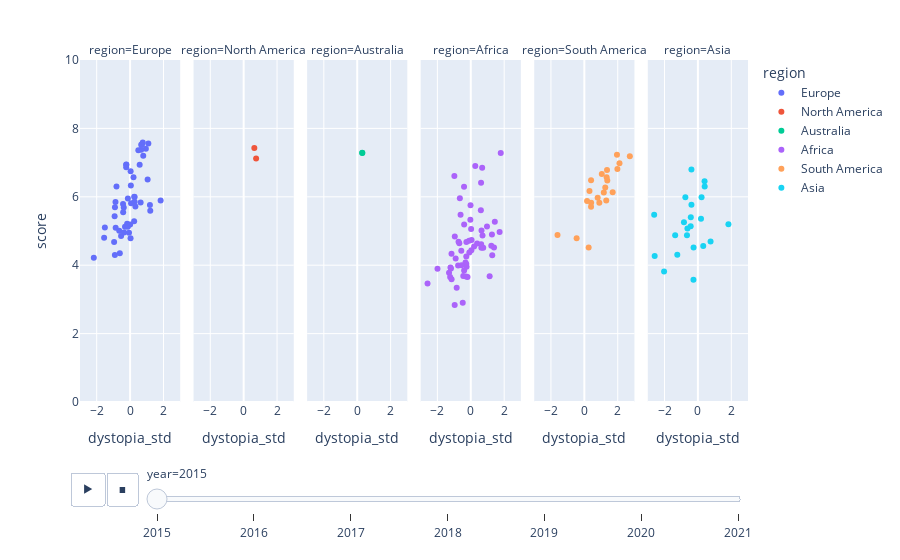

The notebook cell saved with this chart:
### Code cell
fig = px.scatter(df, x="dystopia_std", y="score", animation_frame="year", animation_group="country", color="region", hover_name="country", facet_col="region"
           ,log_x=False, size_max=45, range_x=[-3,3], range_y=[0,10])
fig.show()

### Figure 1 — Plotly figure (JSON) as saved in the notebook; plotly's stock layout.template omitted (floating-point values rounded to 4 significant figures)
{"data": [{"hovertemplate": "<b>%{hovertext}</b><br><br>region=Europe<br>year=2015<br>dystopia_std=%{x}<br>score=%{y}<extra></extra>", "hovertext": ["Switzerland", "Iceland", "Denmark", "Norway", "Finland", "Netherlands", "Sweden", "Austria", "Luxembourg", "Ireland", "Belgium", "United Kingdom", "Germany", "France", "Czech Republic", "Spain", "Malta", "Uzbekistan", "Slovakia", "Italy", "Moldova", "Kazakhstan", "Slovenia", "Lithuania", "Belarus", "Poland", "Croatia", "Russia", "North Cyprus", "Cyprus", "Kosovo", "Turkmenistan", "Estonia", "Kyrgyzstan", "Azerbaijan", "Montenegro", "Romania", "Serbia", "Portugal", "Latvia", "Macedonia", "Albania", "Bosnia and Herzegovina", "Greece", "Hungary", "Tajikistan", "Ukraine", "Armenia", "Georgia", "Bulgaria"], "ids": ["Switzerland", "Iceland", "Denmark", "Norway", "Finland", "Netherlands", "Sweden", "Austria", "Luxembourg", "Ireland", "Belgium", "United Kingdom", "Germany", "France", "Czech Republic", "Spain", "Malta", "Uzbekistan", "Slovakia", "Italy", "Moldova", "Kazakhstan", "Slovenia", "Lithuania", "Belarus", "Poland", "Croatia", "Russia", "North Cyprus", "Cyprus", "Kosovo", "Turkmenistan", "Estonia", "Kyrgyzstan", "Azerbaijan", "Montenegro", "Romania", "Serbia", "Portugal", "Latvia", "Macedonia", "Albania", "Bosnia and Herzegovina", "Greece", "Hungary", "Tajikistan", "Ukraine", "Armenia", "Georgia", "Bulgaria"], "legendgroup": "Europe", "marker": {"color": "#636efa", "symbol": "circle"}, "mode": "markers", "name": "Europe", "orientation": "v", "showlegend": true, "type": "scatter", "x": [0.7583, 1.093, 0.7123, 0.6639, 0.9434, 0.6646, 0.4933, 0.7869, -0.2344, -0.2234, 0.5724, -0.2338, 0.03029, 0.2035, 1.049, 0.04475, -0.8158, 0.2509, 0.2672, -0.1337, 1.827, 0.2688, -0.8756, 0.6298, 0.05785, -0.4229, 1.187, 0.3171, -0.9063, -0.38, 1.208, -0.4153, -0.9264, 0.2423, -0.178, 0.002162, -0.3039, -0.1341, -1.512, -0.8641, -0.6518, -0.3625, -0.06399, -0.54, -1.555, 0.02721, -0.9561, -0.6166, -0.9126, -2.173], "xaxis": "x", "y": [7.587, 7.561, 7.527, 7.522, 7.406, 7.378, 7.364, 7.2, 6.946, 6.94, 6.937, 6.867, 6.75, 6.575, 6.505, 6.329, 6.302, 6.003, 5.995, 5.948, 5.889, 5.855, 5.848, 5.833, 5.813, 5.791, 5.759, 5.716, 5.695, 5.689, 5.589, 5.548, 5.429, 5.286, 5.212, 5.192, 5.124, 5.123, 5.102, 5.098, 5.007, 4.959, 4.949, 4.857, 4.8, 4.786, 4.681, 4.35, 4.297, 4.218], "yaxis": "y"}, {"hovertemplate": "<b>%{hovertext}</b><br><br>region=North America<br>year=2015<br>dystopia_std=%{x}<br>score=%{y}<extra></extra>", "hovertext": ["Canada", "United States"], "ids": ["Canada", "United States"], "legendgroup": "North America", "marker": {"color": "#EF553B", "symbol": "circle"}, "mode": "markers", "name": "North America", "orientation": "v", "showlegend": true, "type": "scatter", "x": [0.6393, 0.7451], "xaxis": "x2", "y": [7.427, 7.119], "yaxis": "y2"}, {"hovertemplate": "<b>%{hovertext}</b><br><br>region=Australia<br>year=2015<br>dystopia_std=%{x}<br>score=%{y}<extra></extra>", "hovertext": ["New Zealand", "Australia"], "ids": ["New Zealand", "Australia"], "legendgroup": "Australia", "marker": {"color": "#00cc96", "symbol": "circle"}, "mode": "markers", "name": "Australia", "orientation": "v", "showlegend": true, "type": "scatter", "x": [0.2995, 0.3035], "xaxis": "x3", "y": [7.286, 7.284], "yaxis": "y3"}, {"hovertemplate": "<b>%{hovertext}</b><br><br>region=Africa<br>year=2015<br>dystopia_std=%{x}<br>score=%{y}<extra></extra>", "hovertext": ["Israel", "United Arab Emirates", "Oman", "Qatar", "Saudi Arabia", "Kuwait", "Bahrain", "Libya", "Algeria", "Mauritius", "Turkey", "Nigeria", "Jordan", "Zambia", "Somaliland region", "Morocco", "Mozambique", "Lesotho", "Swaziland", "Lebanon", "Tunisia", "Palestinian Territories", "Iran", "Iraq", "South Africa", "Ghana", "Zimbabwe", "Liberia", "Sudan", "Congo (Kinshasa)", "Ethiopia", "Sierra Leone", "Mauritania", "Kenya", "Djibouti", "Botswana", "Malawi", "Cameroon", "Egypt", "Yemen", "Angola", "Mali", "Congo (Brazzaville)", "Comoros", "Uganda", "Senegal", "Gabon", "Niger", "Tanzania", "Madagascar", "Central African Republic", "Chad", "Guinea", "Ivory Coast", "Burkina Faso", "Rwanda", "Benin", "Syria", "Burundi", "Togo"], "ids": ["Israel", "United Arab Emirates", "Oman", "Qatar", "Saudi Arabia", "Kuwait", "Bahrain", "Libya", "Algeria", "Mauritius", "Turkey", "Nigeria", "Jordan", "Zambia", "Somaliland region", "Morocco", "Mozambique", "Lesotho", "Swaziland", "Lebanon", "Tunisia", "Palestinian Territories", "Iran", "Iraq", "South Africa", "Ghana", "Zimbabwe", "Liberia", "Sudan", "Congo (Kinshasa)", "Ethiopia", "Sierra Leone", "Mauritania", "Kenya", "Djibouti", "Botswana", "Malawi", "Cameroon", "Egypt", "Yemen", "Angola", "Mali", "Congo (Brazzaville)", "Comoros", "Uganda", "Senegal", "Gabon", "Niger", "Tanzania", "Madagascar", "Central African Republic", "Chad", "Guinea", "Ivory Coast", "Burkina Faso", "Rwanda", "Benin", "Syria", "Burundi", "Togo"], "legendgroup": "Africa", "marker": {"color": "#ab63fa", "symbol": "circle"}, "mode": "markers", "name": "Africa", "orientation": "v", "showlegend": true, "type": "scatter", "x": [1.793, 0.269, 0.6813, -0.9827, 0.6157, -0.4035, -0.6542, -0.01507, 0.6037, -0.6117, -0.02482, 1.439, -0.3969, 0.9701, 0.02056, 0.6429, 1.726, 1.267, 0.7028, -0.9576, 0.04654, -0.09992, -0.7332, -0.2639, -0.6876, 0.381, 0.6215, 1.229, 0.1986, 1.392, 0.6339, 0.745, 0.03399, -0.568, -0.08649, -1.155, 1.285, -0.2687, -0.9056, -0.3187, -0.2711, -0.5546, -0.7569, -0.2553, -1.217, -1.187, -1.994, -0.3991, -1.302, -0.4494, 1.13, -0.2827, -0.1944, -1.236, -1.149, -2.589, -0.844, -3.208, -0.482, -0.9636], "xaxis": "x4", "y": [7.278, 6.901, 6.853, 6.611, 6.411, 6.295, 5.96, 5.754, 5.605, 5.477, 5.332, 5.268, 5.192, 5.129, 5.057, 5.013, 4.971, 4.898, 4.867, 4.839, 4.739, 4.715, 4.686, 4.677, 4.642, 4.633, 4.61, 4.571, 4.55, 4.517, 4.512, 4.507, 4.436, 4.419, 4.369, 4.332, 4.292, 4.252, 4.194, 4.077, 4.033, 3.995, 3.989, 3.956, 3.931, 3.904, 3.896, 3.845, 3.781, 3.681, 3.678, 3.667, 3.656, 3.655, 3.587, 3.465, 3.34, 3.006, 2.905, 2.839], "yaxis": "y4"}, {"hovertemplate": "<b>%{hovertext}</b><br><br>region=South America<br>year=2015<br>dystopia_std=%{x}<br>score=%{y}<extra></extra>", "hovertext": ["Costa Rica", "Mexico", "Brazil", "Venezuela", "Panama", "Chile", "Argentina", "Uruguay", "Colombia", "Suriname", "Trinidad and Tobago", "El Salvador", "Guatemala", "Ecuador", "Bolivia", "Paraguay", "Nicaragua", "Peru", "Jamaica", "Dominican Republic", "Honduras", "Haiti"], "ids": ["Costa Rica", "Mexico", "Brazil", "Venezuela", "Panama", "Chile", "Argentina", "Uruguay", "Colombia", "Suriname", "Trinidad and Tobago", "El Salvador", "Guatemala", "Ecuador", "Bolivia", "Paraguay", "Nicaragua", "Peru", "Jamaica", "Dominican Republic", "Honduras", "Haiti"], "legendgroup": "South America", "marker": {"color": "#FFA15A", "symbol": "circle"}, "mode": "markers", "name": "South America", "orientation": "v", "showlegend": true, "type": "scatter", "x": [1.954, 2.724, 2.104, 1.98, 1.358, 1.045, 1.336, 0.4031, 1.374, 1.254, 0.3078, 1.696, 1.166, 0.7982, 1.313, 0.1631, 0.4079, 0.898, 0.4012, -1.606, -0.4619, 0.2587], "xaxis": "x5", "y": [7.226, 7.187, 6.983, 6.81, 6.786, 6.67, 6.574, 6.485, 6.477, 6.269, 6.168, 6.13, 6.123, 5.975, 5.89, 5.878, 5.828, 5.824, 5.709, 4.885, 4.788, 4.518], "yaxis": "y5"}, {"hovertemplate": "<b>%{hovertext}</b><br><br>region=Asia<br>year=2015<br>dystopia_std=%{x}<br>score=%{y}<extra></extra>", "hovertext": ["Singapore", "Thailand", "Taiwan", "Japan", "South Korea", "Malaysia", "Hong Kong", "Indonesia", "Vietnam", "Bhutan", "Pakistan", "China", "Philippines", "Laos", "Mongolia", "Bangladesh", "India", "Nepal", "Myanmar", "Sri Lanka", "Cambodia", "Afghanistan"], "ids": ["Singapore", "Thailand", "Taiwan", "Japan", "South Korea", "Malaysia", "Hong Kong", "Indonesia", "Vietnam", "Bhutan", "Pakistan", "China", "Philippines", "Laos", "Mongolia", "Bangladesh", "India", "Nepal", "Myanmar", "Sri Lanka", "Cambodia", "Afghanistan"], "legendgroup": "Asia", "marker": {"color": "#19d3f3", "symbol": "circle"}, "mode": "markers", "name": "Asia", "orientation": "v", "showlegend": true, "type": "scatter", "x": [-0.3878, 0.3996, 0.4064, -0.7514, 0.2189, -0.387, -2.618, -0.4259, 0.1862, -0.8355, 1.827, -0.4324, -0.6259, -0.6542, -1.362, 0.7588, 0.3192, -0.2584, -1.234, -2.588, -2.024, -0.2662], "xaxis": "x6", "y": [6.798, 6.455, 6.298, 5.987, 5.984, 5.77, 5.474, 5.399, 5.36, 5.253, 5.194, 5.14, 5.073, 4.876, 4.874, 4.694, 4.565, 4.514, 4.307, 4.271, 3.819, 3.575], "yaxis": "y6"}], "layout": {"annotations": [{"font": {}, "showarrow": false, "text": "region=Europe", "x": 0.075, "xanchor": "center", "xref": "paper", "y": 1, "yanchor": "bottom", "yref": "paper"}, {"font": {}, "showarrow": false, "text": "region=North America", "x": 0.245, "xanchor": "center", "xref": "paper", "y": 1, "yanchor": "bottom", "yref": "paper"}, {"font": {}, "showarrow": false, "text": "region=Australia", "x": 0.415, "xanchor": "center", "xref": "paper", "y": 1, "yanchor": "bottom", "yref": "paper"}, {"font": {}, "showarrow": false, "text": "region=Africa", "x": 0.585, "xanchor": "center", "xref": "paper", "y": 1, "yanchor": "bottom", "yref": "paper"}, {"font": {}, "showarrow": false, "text": "region=South America", "x": 0.755, "xanchor": "center", "xref": "paper", "y": 1, "yanchor": "bottom", "yref": "paper"}, {"font": {}, "showarrow": false, "text": "region=Asia", "x": 0.925, "xanchor": "center", "xref": "paper", "y": 1, "yanchor": "bottom", "yref": "paper"}], "legend": {"title": {"text": "region"}, "tracegroupgap": 0}, "margin": {"t": 60}, "sliders": [{"active": 0, "currentvalue": {"prefix": "year="}, "len": 0.9, "pad": {"b": 10, "t": 60}, "steps": [{"args": [["2015"], {"frame": {"duration": 0, "redraw": false}, "fromcurrent": true, "mode": "immediate", "transition": {"duration": 0, "easing": "linear"}}], "label": "2015", "method": "animate"}, {"args": [["2016"], {"frame": {"duration": 0, "redraw": false}, "fromcurrent": true, "mode": "immediate", "transition": {"duration": 0, "easing": "linear"}}], "label": "2016", "method": "animate"}, {"args": [["2017"], {"frame": {"duration": 0, "redraw": false}, "fromcurrent": true, "mode": "immediate", "transition": {"duration": 0, "easing": "linear"}}], "label": "2017", "method": "animate"}, {"args": [["2018"], {"frame": {"duration": 0, "redraw": false}, "fromcurrent": true, "mode": "immediate", "transition": {"duration": 0, "easing": "linear"}}], "label": "2018", "method": "animate"}, {"args": [["2019"], {"frame": {"duration": 0, "redraw": false}, "fromcurrent": true, "mode": "immediate", "transition": {"duration": 0, "easing": "linear"}}], "label": "2019", "method": "animate"}, {"args": [["2020"], {"frame": {"duration": 0, "redraw": false}, "fromcurrent": true, "mode": "immediate", "transition": {"duration": 0, "easing": "linear"}}], "label": "2020", "method": "animate"}, {"args": [["2021"], {"frame": {"duration": 0, "redraw": false}, "fromcurrent": true, "mode": "immediate", "transition": {"duration": 0, "easing": "linear"}}], "label": "2021", "method": "animate"}], "x": 0.1, "xanchor": "left", "y": 0, "yanchor": "top"}], "updatemenus": [{"buttons": [{"args": [null, {"frame": {"duration": 500, "redraw": false}, "fromcurrent": true, "mode": "immediate", "transition": {"duration": 500, "easing": "linear"}}], "label": "&#9654;", "method": "animate"}, {"args": [[null], {"frame": {"duration": 0, "redraw": false}, "fromcurrent": true, "mode": "immediate", "transition": {"duration": 0, "easing": "linear"}}], "label": "&#9724;", "method": "animate"}], "direction": "left", "pad": {"r": 10, "t": 70}, "showactive": false, "type": "buttons", "x": 0.1, "xanchor": "right", "y": 0, "yanchor": "top"}], "xaxis": {"anchor": "y", "domain": [0, 0.15], "range": [-3, 3], "title": {"text": "dystopia_std"}}, "xaxis2": {"anchor": "y2", "domain": [0.17, 0.32], "matches": "x", "range": [-3, 3], "title": {"text": "dystopia_std"}}, "xaxis3": {"anchor": "y3", "domain": [0.34, 0.49], "matches": "x", "range": [-3, 3], "title": {"text": "dystopia_std"}}, "xaxis4": {"anchor": "y4", "domain": [0.51, 0.66], "matches": "x", "range": [-3, 3], "title": {"text": "dystopia_std"}}, "xaxis5": {"anchor": "y5", "domain": [0.68, 0.83], "matches": "x", "range": [-3, 3], "title": {"text": "dystopia_std"}}, "xaxis6": {"anchor": "y6", "domain": [0.85, 1], "matches": "x", "range": [-3, 3], "title": {"text": "dystopia_std"}}, "yaxis": {"anchor": "x", "domain": [0, 1], "range": [0, 10], "title": {"text": "score"}}, "yaxis2": {"anchor": "x2", "domain": [0, 1], "matches": "y", "showticklabels": false}, "yaxis3": {"anchor": "x3", "domain": [0, 1], "matches": "y", "showticklabels": false}, "yaxis4": {"anchor": "x4", "domain": [0, 1], "matches": "y", "showticklabels": false}, "yaxis5": {"anchor": "x5", "domain": [0, 1], "matches": "y", "showticklabels": false}, "yaxis6": {"anchor": "x6", "domain": [0, 1], "matches": "y", "showticklabels": false}}}
